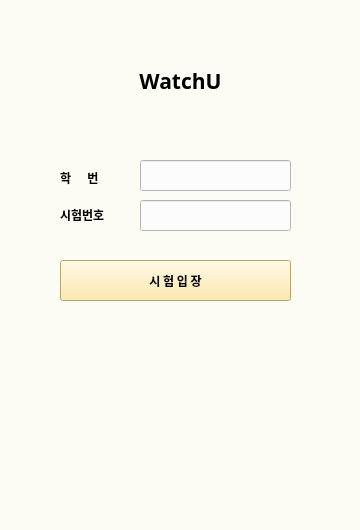
<?xml version="1.0" encoding="UTF-8"?>
<ui version="4.0">
 <class>MainWindow</class>
 <widget class="QMainWindow" name="MainWindow">
  <property name="geometry">
   <rect>
    <x>0</x>
    <y>0</y>
    <width>360</width>
    <height>530</height>
   </rect>
  </property>
  <property name="minimumSize">
   <size>
    <width>360</width>
    <height>530</height>
   </size>
  </property>
  <property name="mouseTracking">
   <bool>false</bool>
  </property>
  <property name="windowTitle">
   <string>WatchU</string>
  </property>
  <property name="autoFillBackground">
   <bool>false</bool>
  </property>
  <property name="styleSheet">
   <string notr="true">background-color:rgb(252, 252, 244)</string>
  </property>
  <widget class="QWidget" name="centralwidget">
   <property name="minimumSize">
    <size>
     <width>360</width>
     <height>530</height>
    </size>
   </property>
   <widget class="QLabel" name="label_sn">
    <property name="geometry">
     <rect>
      <x>60</x>
      <y>170</y>
      <width>64</width>
      <height>15</height>
     </rect>
    </property>
    <property name="font">
     <font>
      <family>나눔스퀘어라운드 Bold</family>
      <weight>75</weight>
      <bold>true</bold>
     </font>
    </property>
    <property name="text">
     <string>학      번</string>
    </property>
   </widget>
   <widget class="QLabel" name="label_en">
    <property name="geometry">
     <rect>
      <x>60</x>
      <y>207</y>
      <width>64</width>
      <height>15</height>
     </rect>
    </property>
    <property name="font">
     <font>
      <family>나눔스퀘어라운드 Bold</family>
      <weight>75</weight>
      <bold>true</bold>
     </font>
    </property>
    <property name="text">
     <string>시험번호</string>
    </property>
   </widget>
   <widget class="QLineEdit" name="lineEdit_en">
    <property name="geometry">
     <rect>
      <x>140</x>
      <y>200</y>
      <width>151</width>
      <height>31</height>
     </rect>
    </property>
    <property name="font">
     <font>
      <family>NanumSquare</family>
     </font>
    </property>
    <property name="accessibleName">
     <string>lineEdit_en</string>
    </property>
    <property name="styleSheet">
     <string notr="true">background-color:rgb(252, 252, 252)</string>
    </property>
   </widget>
   <widget class="QPushButton" name="enterButton">
    <property name="geometry">
     <rect>
      <x>60</x>
      <y>260</y>
      <width>231</width>
      <height>41</height>
     </rect>
    </property>
    <property name="font">
     <font>
      <family>나눔스퀘어라운드 Bold</family>
      <weight>75</weight>
      <bold>true</bold>
     </font>
    </property>
    <property name="accessibleName">
     <string>enterButton</string>
    </property>
    <property name="styleSheet">
     <string notr="true">background-color:rgb(255, 230, 153)</string>
    </property>
    <property name="text">
     <string>시 험 입 장</string>
    </property>
    <property name="autoDefault">
     <bool>true</bool>
    </property>
    <property name="flat">
     <bool>false</bool>
    </property>
   </widget>
   <widget class="QLineEdit" name="lineEdit_sn">
    <property name="geometry">
     <rect>
      <x>140</x>
      <y>160</y>
      <width>151</width>
      <height>31</height>
     </rect>
    </property>
    <property name="font">
     <font>
      <family>NanumSquare</family>
     </font>
    </property>
    <property name="accessibleName">
     <string>lineEdit_sn</string>
    </property>
    <property name="autoFillBackground">
     <bool>false</bool>
    </property>
    <property name="styleSheet">
     <string notr="true">background-color:rgb(252, 252, 252)</string>
    </property>
   </widget>
   <widget class="QLabel" name="title">
    <property name="geometry">
     <rect>
      <x>130</x>
      <y>60</y>
      <width>101</width>
      <height>41</height>
     </rect>
    </property>
    <property name="font">
     <font>
      <family>나눔스퀘어_ac ExtraBold</family>
      <pointsize>16</pointsize>
      <weight>75</weight>
      <bold>true</bold>
     </font>
    </property>
    <property name="text">
     <string>WatchU</string>
    </property>
    <property name="alignment">
     <set>Qt::AlignCenter</set>
    </property>
   </widget>
  </widget>
  <widget class="QStatusBar" name="statusbar"/>
 </widget>
 <resources/>
 <connections/>
</ui>
